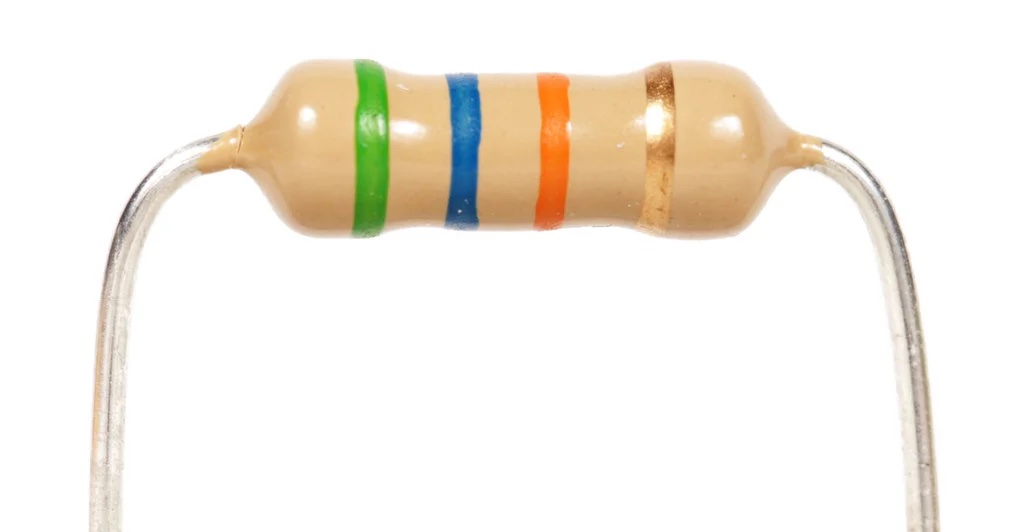
%> input picture Final Project/Images/easy1.jpg, 1024 x 532 px
$ octave img_seg.m   (GNU Octave 9; MATLAB toolbox functions it lacks are replaced by stand-ins)
%> lines starting %> are read from the running program, lines starting %| are printed output that depends on the picture; in (x1, y1, x2, y2) boxes, pixels count from 0 and x2, y2 are one past the last pixel; in counts of white or black regions, pixels touching at a corner belong together; the program's own positions count from 1
% Final Project
% Read in image
impath = '../Images/easy1.jpg';
res1 = imread(impath);
%> res1 is the input picture: size 532x1024x3 uint8; mean R, G, B 245.2, 240, 231.7
res_gray = rgb2gray(res1);

% Preprocessing smoothing for illumination minimization
res_gray = medfilt2(res_gray, [9 9]);

% Perfrom Edge-Based Segmentation
res_seg = edge_based_seg(res_gray);
%> in edge_based_seg, `edge_img = edge(gray_img, 'prewitt');`:
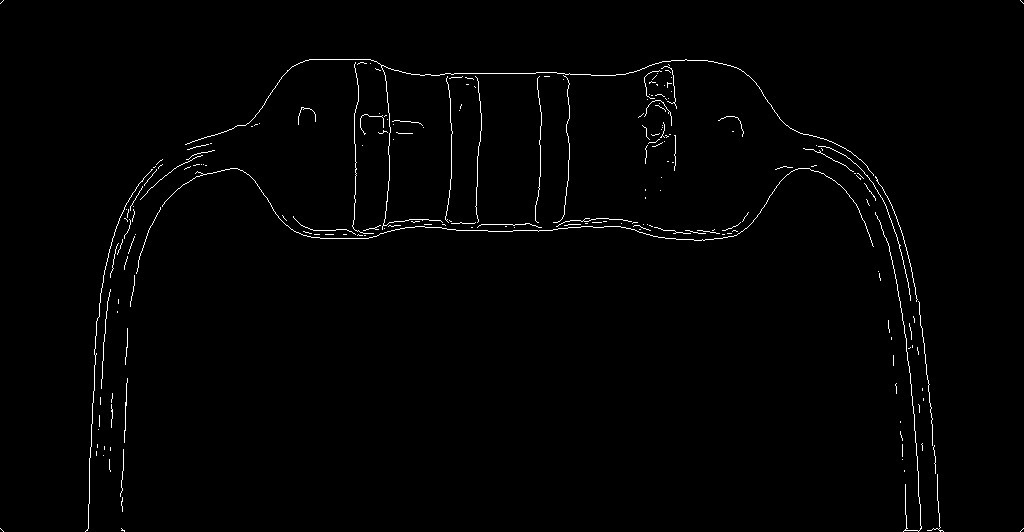
%> edge_img: size 532x1024 logical; 1.1% white in thin lines or dots
%> in edge_based_seg, `clean_img = bwareaopen(edge_img, 20);`: clean_img: size 532x1024 logical; 0.95% white in thin lines or dots, all inside (x1, y1, x2, y2) = (85, 59, 944, 532)
%> in edge_based_seg, `closed_img = imclose(bin_img, strel('disk', 25));`: closed_img: size 532x1024 logical; 9.6% white; 1 white region, box (x1, y1, x2, y2) and area: (85, 59, 944, 532) 52471
%> in edge_based_seg, `fill_img = imfill(closed_img, 'holes');`: fill_img: size 532x1024 logical; 20.1% white; 1 white region, box (x1, y1, x2, y2) and area: (85, 59, 944, 532) 109487
subplot(611); imshow(res_seg); title('Resistor Gray Image');

% Dilate and Erode leads of resistors
se = strel("rectangle", [40 25]);
eroded_img = imerode(res_seg, se);
%> eroded_img: size 532x1024 logical; 11.1% white; 7 white regions (4 under 20 px), largest, box (x1, y1, x2, y2) and area: (239, 78, 786, 220) 58948, (102, 302, 115, 476) 1165, (918, 495, 926, 511) 93
eroded_img = bwpropfilt(eroded_img, 'Area', 1, 'Largest');
%> eroded_img: size 532x1024 logical; 10.8% white; 1 white region, box (x1, y1, x2, y2) and area: (239, 78, 786, 220) 58948
dilated_img = ~imdilate(eroded_img, se);
%> dilated_img: size 532x1024 logical; 84.3% white; 1 black region
subplot(612); imshow(dilated_img); title('Dilated Image');

% Mask out resistor body from background
% res_body = bsxfun(@times, res1, cast(mask, 'like', res1));
res_body = imoverlay(res1, dilated_img, 'black');
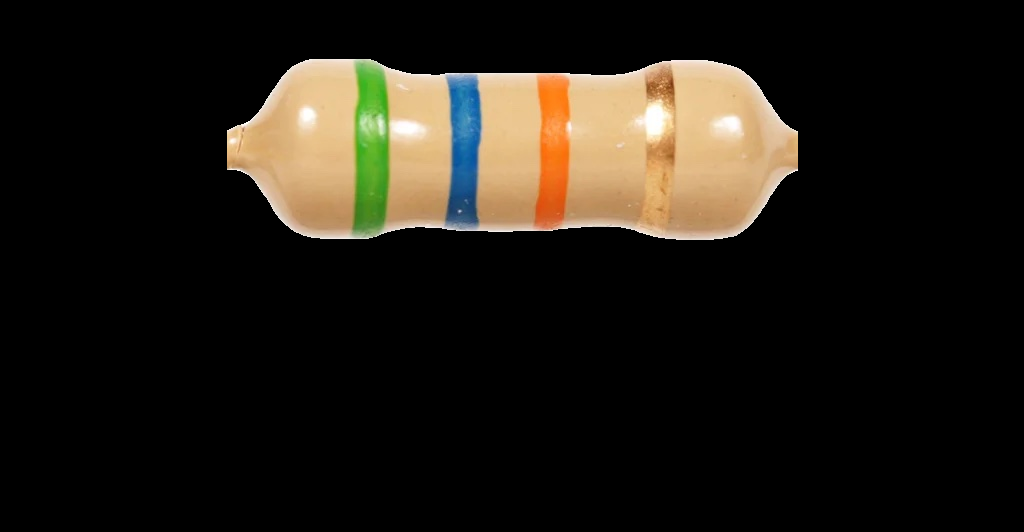
%> res_body: size 532x1024x3 uint8; mean R, G, B 32.2, 27.6, 20.1
subplot(613); imshow(res_body); title('Resistor Body Image');

% Get Bounding Box for resistor body
props = regionprops('table', ~dilated_img, 'BoundingBox');
%> props = 1 region; box (x1, y1, x2, y2): (227, 59, 798, 240)
box = props.BoundingBox(1,:);
%> box = [227.5 59.5 571 181]
subplot(613); rectangle('Position', [box(1), box(2), box(3), box(4)], 'EdgeColor', 'r', 'LineWidth', 2);

% Crop to only look at resistor body
new_res = imcrop(res_body, [box(1), box(2), box(3), box(4)]);
% new_res = rgb2hsv(new_res);
subplot(614); imshow(new_res); title('RGB Resistor Body')

% Get slice of resistor body for further processing
slice = imcrop(res_body,[box(1) + box(3)*0.1, box(2) + box(4)/2, box(3) - box(3)*.2, box(4)/4]);
subplot(615); imshow(slice); title('Slice Resistor')

% Segment the slice for getting bounding boxes around bands
gray_slice = rgb2gray(slice);
mask2 = gray_slice < 160;
%> mask2: size 46x457 logical; 21.7% white; 10 white regions (5 under 20 px)
subplot(616); imshow(mask2); title(' Gray Slice Resistor')

% Initialize Feature Array
feature_arr = zeros(5,4);
% Obtain BoundingBox objects from image
props2 = regionprops('table', mask2, 'BoundingBox');
%> props2 = 10 regions; largest, box (x1, y1, x2, y2): (70, 0, 106, 46), (253, 0, 285, 46), (164, 0, 195, 46), (363, 0, 391, 17), (320, 42, 338, 46)

% Iterate through objects and filter
band_num = 1;
for i=1:size(props2, 1)
    box2 = props2.BoundingBox(i,:);
    % Use box area as threshold for detecting bands
    box2_area = box2(3) * box2(4);
    if (box2_area > 100)
        subplot(616); rectangle('Position', [box2(1), box2(2), box2(3), box2(4)], 'EdgeColor', 'r', 'LineWidth', 2);
        % Assign the start & end x-axis values to feature array
        feature_arr(4,band_num) = round(box2(1));
        feature_arr(5,band_num) = round(box2(1)+box2(3));
        band_num = band_num + 1;
    end
end
%> this loop made 10 passes
%> (box2, box2_area) on passes 1, 3, 5, 6, 7, 8, 9: ([70.5 0.5 36 46], 1656), ([164.5 0.5 31 46], 1426), ([253.5 0.5 32 46], 1472), ([320.5 42.5 18 4], 72), ([363.5 0.5 28 17], 476), ([377.5 39.5 5 7], 35), ([379.5 24.5 3 8], 24)
%> after the loop, feature_arr = [0 0 0 0; 0 0 0 0; 0 0 0 0; 71 165 254 364; 107 196 286 392]
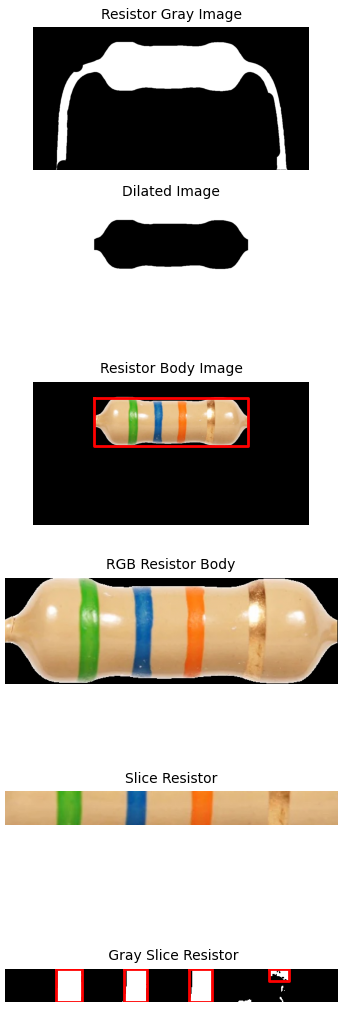
%> figure redrawn from the program's plot data, 6 panels

% Setup histograms to analyze HSV color space along the x-axis of image
% HSV Channels
figure;
hsv_slice = rgb2hsv(slice);
%> hsv_slice: size 46x457x3 double; mean H, S, V 0.134, 0.513, 0.832
x = linspace(1, size(slice,2), size(slice,2));
%> x = 457 values from 1 to 457
h = hsv_slice(:,:,1);
h = mean(h);
%> h = 457 values, max 0.586 at index 191, min 0.063 at index 280, mean 0.134
s = hsv_slice(:,:,2);
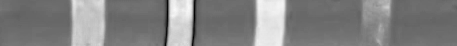
%> s: size 46x457 double; min 0, max 0.981, mean 0.513
s = mean(s);
%> s = 457 values, max 0.922 at index 261, min 0.113 at index 195, mean 0.513
v = hsv_slice(:,:,3);
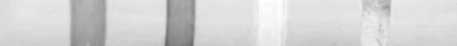
%> v: size 46x457 double; min 0.42, max 1, mean 0.832
v = mean(v);
%> v = 457 values, max 0.965 at index 279, min 0.51 at index 169, mean 0.832
subplot(311); plot(x,h); title('H-value')
subplot(312); plot(x,s); title('S-value')
subplot(313); plot(x,v); title('V-value')
%> after `title('V-value')`:
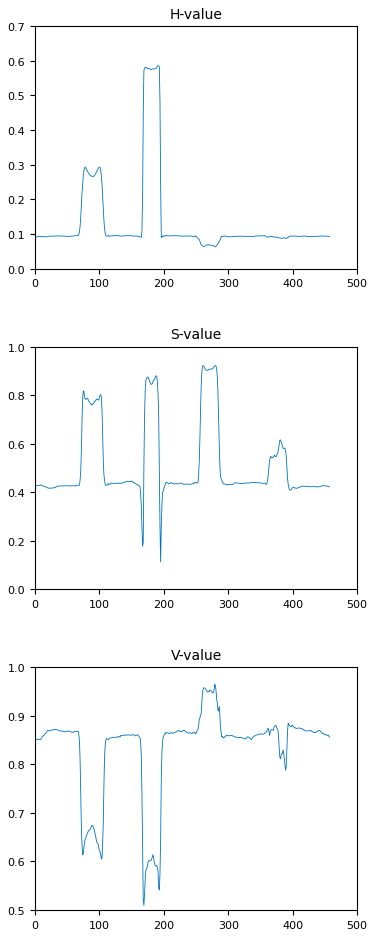
%> figure redrawn from the program's plot data, 3 panels; panel 1: curve peaks at x = 191, y = 0.586; panel 2: curve peaks at x = 261, y = 0.922; panel 3: curve peaks at x = 279, y = 0.965

% Extract Colors from hsv vectors using start/end x-axis values from boxes
for i=1:4
    feature_arr(1,i) = mean(h(feature_arr(4,i):feature_arr(5,i)));
    feature_arr(2,i) = mean(s(feature_arr(4,i):feature_arr(5,i)));
    feature_arr(3,i) = mean(v(feature_arr(4,i):feature_arr(5,i)));
end
%> after the loop, feature_arr = [0.26 0.504 0.069 0.0898; 0.746 0.688 0.85 0.561; 0.652 0.603 0.939 0.846; 71 165 254 364; 107 196 286 392]

% HSV values for the colors of a resistor
blackHSV = [0 0 0];
brownHSV = [0.0472 0.8296 0.3554];
redHSV = [0.4067 0.8393 0.6278];
orangeHSV = [0.0690 0.8502 0.9385];
yellowHSV = [0.17 1 1];
greenHSV = [0.2604 0.7459 0.6522];
blueHSV = [0.5037 0.6880 0.6035];
violetHSV = [0.83 0.5 1];
greyHSV = [0 0 0.5];
whiteHSV = [0 0 1];
goldHSV = [0.0898 0.5608 0.8463];
silverHSV = [0 0.75 0.75];

% Index values
blackIdx = 1;
brownIdx = 2;
redIdx = 3;
orangeIdx = 4;
yellowIdx = 5;
greenIdx = 6;
blueIdx = 7;
violetIdx = 8;
greyIdx = 9;
whiteIdx = 10;
goldIdx = 11;
silverIdx = 12;
colorHSV = [blackHSV; brownHSV; redHSV; orangeHSV; yellowHSV; greenHSV; blueHSV; violetHSV; greyHSV; whiteHSV; goldHSV; silverHSV];

% Multiplier and Tolerance Matrices for determining resistor value
multiplier_matrix = [1, 10, 100, 1000, 10000, 100000, 1000000, 10000000, 100000000, 1000000000];
tol_matrix = [0, 1, 2, 0, 0, 0.5, 0.25, 0.1, 0.05, 0, 5, 10, 20];

% Vector containing the correct color index values
class_vector = hsvToIdx(feature_arr, colorHSV);

% Determines the ohm and tolerance value of the resistor based off class
% vector
[ohms, tolerance] = determine_res(class_vector, multiplier_matrix, tol_matrix);

% Displaying the resistor attributes and bounding box around resistor body
final_text = ohms + "," + tolerance;
figure;
imshow(res1), rectangle('Position', [box(1), box(2), box(3), box(4)], 'EdgeColor', 'r', 'LineWidth', 2);
text(box(1), box(2) + box(4) + 10, final_text, 'Color', 'g', 'FontSize', 20);

%% Function Appendix
function inRange = inrange(x, value, error)
   % Returns true if x is in range of value by error or false otherwise
   inRange = (x >= value - (value * error)) & (x <= value + (value * error));
end

function feat_arr = hsvToIdx(featVec, color)
   tmp_arr = zeros(1,4);
   errorRange = 0.25;
   numBands = size(featVec, 2);
%> numBands = 4
   numColors = size(color, 1);
   for i = 1:numBands
       for j = 1:numColors
           thisColor = color(j,:);
           hueInRange = inrange(featVec(1, i), thisColor(1), errorRange);
           satInRange = inrange(featVec(2, i), thisColor(2), errorRange);
           valInRange = inrange(featVec(3, i), thisColor(3), errorRange);
           % disp(thisColor(1))
           if (hueInRange && satInRange || hueInRange && valInRange)
               disp(featVec(1, i))
               disp(featVec(2, i))
               disp(featVec(3, i))
               disp("Band: " + i)
               disp("Color index: " + j)
               tmp_arr(i) = j;
               break;
           end
       end
   end
%> this loop made 4 passes
%> (printed output is left out)
%> after the loop, tmp_arr = [6 3 4 11]
   feat_arr = tmp_arr;
%> feat_arr = [6 3 4 11]
end

function [res_val, tol] = determine_res(feat_vector, multiplier_matrix, tol_matrix)
%> called with feat_vector = [6 3 4 11], tol_matrix = [0 1 2 0 0 0.5 0.25 0.1 0.05 0 5 10 20]
    ohms = feat_vector(1) * 10 + feat_vector(2);
%> ohms = 63
    ohms = ohms * multiplier_matrix(feat_vector(3));
%> ohms = 63000
    res_val = int2str(ohms);
%> res_val = '63000'
    res_val = res_val + "Ω";
%> res_val = '63000Ω'
    tol = int2str(tol_matrix(feat_vector(4)));
%> tol = '5'
    tol = tol + "%";
%> tol = '5%'
%> `[ohms, tolerance] = determine_res(class_vector, multiplier_matrix, tol..`: ohms = '63000Ω'; tolerance = '5%'
%> `final_text = ohms + "," + tolerance;`: final_text = '63000Ω,5%'
%> `text(box(1), box(2) + box(4) + 10, final_text, 'Color', 'g', 'FontSize..`:
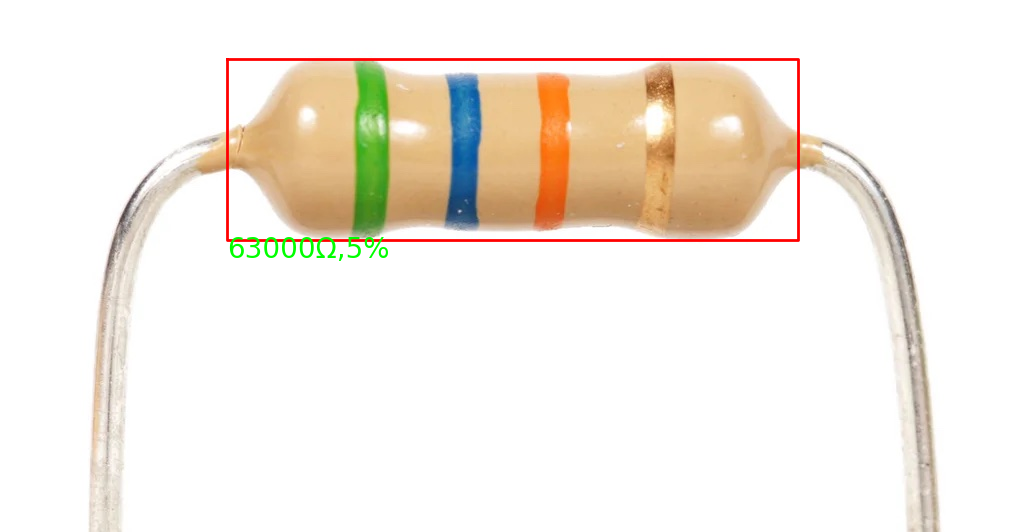
%> figure redrawn from the program's plot data
end

function object = edge_based_seg(gray_img)
    %% Edge-based segmentation using the Sobel edge detector
    % Input: gray_img - grayscale image
    % Output: object - binary image containing the extracted object

    % Apply the Sobel edge detection filter
    edge_img = edge(gray_img, 'prewitt');

    % Clean up the edge image
    clean_img = bwareaopen(edge_img, 20);

    % Convert the edge image to a binary image (if it's not binary already)
    if ~islogical(clean_img)
        bin_img = imbinarize(clean_img);
    else
        bin_img = clean_img;
    end

    % Close the gaps between the lines
    closed_img = imclose(bin_img, strel('disk', 25));

    % Fill image in
    fill_img = imfill(closed_img, 'holes');

    % Extract the object of interest
    object = bwpropfilt(fill_img, 'Area', 1, 'Largest');
end
